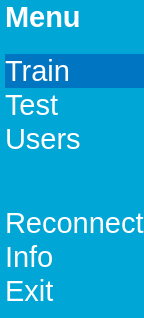
     <widget class="QCustomSlideMenu" name="leftMenuContainer" native="true">
      <property name="maximumSize">
       <size>
        <width>39</width>
        <height>16777215</height>
       </size>
      </property>
      <property name="styleSheet">
       <string notr="true">*{
background-color: rgb(0, 166, 214);
border:none;
color: rgb(255, 255, 255);
}
QPushButton{
	text-align:left;
}</string>
      </property>
      <layout class="QVBoxLayout" name="verticalLayout">
       <property name="spacing">
        <number>0</number>
       </property>
       <property name="leftMargin">
        <number>5</number>
       </property>
       <property name="topMargin">
        <number>0</number>
       </property>
       <property name="rightMargin">
        <number>0</number>
       </property>
       <property name="bottomMargin">
        <number>0</number>
       </property>
       <item>
        <widget class="QWidget" name="leftSubMenuContainer" native="true">
         <layout class="QVBoxLayout" name="verticalLayout_2">
          <property name="spacing">
           <number>0</number>
          </property>
          <property name="leftMargin">
           <number>0</number>
          </property>
          <property name="topMargin">
           <number>0</number>
          </property>
          <property name="rightMargin">
           <number>0</number>
          </property>
          <property name="bottomMargin">
           <number>0</number>
          </property>
          <item>
           <widget class="QFrame" name="frame">
            <property name="frameShape">
             <enum>QFrame::StyledPanel</enum>
            </property>
            <property name="frameShadow">
             <enum>QFrame::Raised</enum>
            </property>
            <layout class="QHBoxLayout" name="horizontalLayout_2">
             <property name="spacing">
              <number>0</number>
             </property>
             <property name="leftMargin">
              <number>0</number>
             </property>
             <property name="topMargin">
              <number>0</number>
             </property>
             <property name="rightMargin">
              <number>0</number>
             </property>
             <property name="bottomMargin">
              <number>0</number>
             </property>
             <item>
              <widget class="QPushButton" name="menuBtn">
               <property name="font">
                <font>
                 <pointsize>22</pointsize>
                 <bold>true</bold>
                </font>
               </property>
               <property name="text">
                <string>Menu</string>
               </property>
               <property name="icon">
                <iconset resource="resources.qrc">
                 <normaloff>:/icons/Qss/icons/menu.svg</normaloff>:/icons/Qss/icons/menu.svg</iconset>
               </property>
               <property name="iconSize">
                <size>
                 <width>30</width>
                 <height>30</height>
                </size>
               </property>
              </widget>
             </item>
            </layout>
           </widget>
          </item>
          <item alignment="Qt::AlignTop">
           <widget class="QFrame" name="frame_2">
            <property name="frameShape">
             <enum>QFrame::StyledPanel</enum>
            </property>
            <property name="frameShadow">
             <enum>QFrame::Raised</enum>
            </property>
            <layout class="QVBoxLayout" name="verticalLayout_4">
             <property name="spacing">
              <number>0</number>
             </property>
             <property name="leftMargin">
              <number>0</number>
             </property>
             <property name="topMargin">
              <number>20</number>
             </property>
             <property name="rightMargin">
              <number>0</number>
             </property>
             <property name="bottomMargin">
              <number>0</number>
             </property>
             <item>
              <widget class="QPushButton" name="trainBtn">
               <property name="font">
                <font>
                 <pointsize>22</pointsize>
                </font>
               </property>
               <property name="styleSheet">
                <string notr="true">background-color: rgb(0, 118, 194);</string>
               </property>
               <property name="text">
                <string>Train</string>
               </property>
               <property name="icon">
                <iconset resource="resources.qrc">
                 <normaloff>:/icons/Qss/icons/sliders.svg</normaloff>:/icons/Qss/icons/sliders.svg</iconset>
               </property>
               <property name="iconSize">
                <size>
                 <width>30</width>
                 <height>30</height>
                </size>
               </property>
              </widget>
             </item>
             <item>
              <widget class="QPushButton" name="testBtn">
               <property name="font">
                <font>
                 <pointsize>22</pointsize>
                </font>
               </property>
               <property name="styleSheet">
                <string notr="true"/>
               </property>
               <property name="text">
                <string>Test</string>
               </property>
               <property name="icon">
                <iconset resource="resources.qrc">
                 <normaloff>:/icons/Qss/icons/target.svg</normaloff>:/icons/Qss/icons/target.svg</iconset>
               </property>
               <property name="iconSize">
                <size>
                 <width>30</width>
                 <height>30</height>
                </size>
               </property>
              </widget>
             </item>
             <item>
              <widget class="QPushButton" name="usersBtn">
               <property name="font">
                <font>
                 <pointsize>22</pointsize>
                </font>
               </property>
               <property name="text">
                <string>Users</string>
               </property>
               <property name="icon">
                <iconset resource="resources.qrc">
                 <normaloff>:/icons/Qss/icons/users.svg</normaloff>:/icons/Qss/icons/users.svg</iconset>
               </property>
               <property name="iconSize">
                <size>
                 <width>30</width>
                 <height>30</height>
                </size>
               </property>
              </widget>
             </item>
            </layout>
           </widget>
          </item>
          <item>
           <spacer name="verticalSpacer">
            <property name="orientation">
             <enum>Qt::Vertical</enum>
            </property>
            <property name="sizeHint" stdset="0">
             <size>
              <width>20</width>
              <height>40</height>
             </size>
            </property>
           </spacer>
          </item>
          <item>
           <widget class="QFrame" name="frame_3">
            <property name="frameShape">
             <enum>QFrame::StyledPanel</enum>
            </property>
            <property name="frameShadow">
             <enum>QFrame::Raised</enum>
            </property>
            <layout class="QVBoxLayout" name="verticalLayout_5">
             <property name="spacing">
              <number>0</number>
             </property>
             <property name="leftMargin">
              <number>0</number>
             </property>
             <property name="topMargin">
              <number>10</number>
             </property>
             <property name="rightMargin">
              <number>0</number>
             </property>
             <property name="bottomMargin">
              <number>10</number>
             </property>
             <item>
              <widget class="QPushButton" name="reconnectBtn">
               <property name="font">
                <font>
                 <pointsize>22</pointsize>
                </font>
               </property>
               <property name="text">
                <string>Reconnect</string>
               </property>
               <property name="icon">
                <iconset resource="resources.qrc">
                 <normaloff>:/icons/Qss/icons/download-cloud.svg</normaloff>:/icons/Qss/icons/download-cloud.svg</iconset>
               </property>
               <property name="iconSize">
                <size>
                 <width>30</width>
                 <height>30</height>
                </size>
               </property>
              </widget>
             </item>
             <item>
              <widget class="QPushButton" name="infoBtn">
               <property name="font">
                <font>
                 <pointsize>22</pointsize>
                </font>
               </property>
               <property name="text">
                <string>Info</string>
               </property>
               <property name="icon">
                <iconset resource="resources.qrc">
                 <normaloff>:/icons/Qss/icons/info.svg</normaloff>:/icons/Qss/icons/info.svg</iconset>
               </property>
               <property name="iconSize">
                <size>
                 <width>30</width>
                 <height>30</height>
                </size>
               </property>
              </widget>
             </item>
             <item>
              <widget class="QPushButton" name="exitBtn">
               <property name="font">
                <font>
                 <pointsize>22</pointsize>
                </font>
               </property>
               <property name="text">
                <string>Exit</string>
               </property>
               <property name="icon">
                <iconset resource="resources.qrc">
                 <normaloff>:/icons/Qss/icons/x-circle.svg</normaloff>:/icons/Qss/icons/x-circle.svg</iconset>
               </property>
               <property name="iconSize">
                <size>
                 <width>30</width>
                 <height>30</height>
                </size>
               </property>
              </widget>
             </item>
            </layout>
           </widget>
          </item>
         </layout>
        </widget>
       </item>
      </layout>
     </widget>
